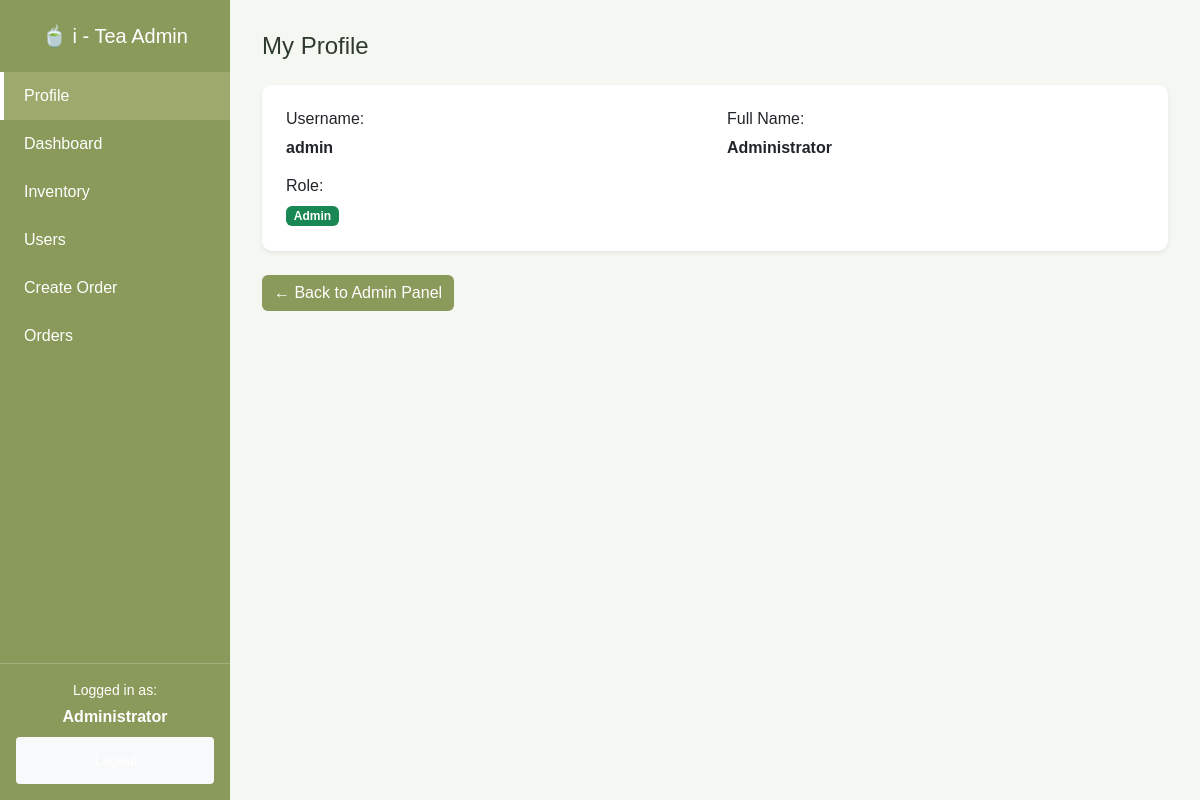
Page /public/admin/profile.php (signed in) on the committed database.
### tables this page shows
CREATE TABLE users (
  id INT AUTO_INCREMENT PRIMARY KEY,
  username VARCHAR(100) NOT NULL UNIQUE,
  password VARCHAR(255) NOT NULL,
  full_name VARCHAR(150),
  role ENUM('admin','staff') NOT NULL DEFAULT 'staff',
  created_at TIMESTAMP DEFAULT CURRENT_TIMESTAMP
);

### includes/auth.php (called while the page is built, shortened)
<?php
function current_user() {
    return $_SESSION['user'] ?? null;
}
function refresh_user_session($pdo) {
    if(isset($_SESSION['user']['id'])) {
        $stmt = $pdo->prepare("SELECT id, username, full_name, role FROM users WHERE id = ?");
        $stmt->execute([$_SESSION['user']['id']]);
    }
}

### public/admin/profile.php (the view, shortened to what this page needs)
<?php
require_once __DIR__ . '/../../includes/config.php';
require_once __DIR__ . '/../../includes/auth.php';
refresh_user_session($pdo);
$u = current_user();
?>
<!doctype html>
<html lang="en">
<head>
  <link href="https://cdn.jsdelivr.net/npm/bootstrap@5.3.2/dist/css/bootstrap.min.css" rel="stylesheet">
</head>
<body>
  <div class="sidebar">
    <div>
      <h5 class="text-center mb-4">🍵 i - Tea <?= ucfirst($u['role']) ?></h5>
      <?php if ($u['role'] === 'admin'): ?>
        <a href="profile.php" class="active">Profile</a>
        <a href="dashboard.php">Dashboard</a>
        <a href="inventory.php">Inventory</a>
        <a href="users.php">Users</a>
        <a href="ordering.php">Create Order</a>
        <a href="order.php">Orders</a>
      <?php endif; ?>
    </div>
    <div class="sidebar-footer">
      <p class="mb-1 small">Logged in as:</p>
      <strong><?= htmlspecialchars($u['full_name'] ?? $u['username']) ?></strong><br>
      <a href="/Ordering/public/logout.php" class="btn btn-light btn-sm mt-2">Logout</a>
    </div>
  </div>
  <div class="main-content">
    <h4 class="mb-4">My Profile</h4>
    <div class="card p-4 shadow-sm">
      <div class="row">
        <div class="col-md-6">
          <h6>Username:</h6>
          <p class="fw-semibold"><?= htmlspecialchars($u['username']) ?></p>
        </div>
        <div class="col-md-6">
          <h6>Full Name:</h6>
          <p class="fw-semibold"><?= htmlspecialchars($u['full_name'] ?: 'Not set') ?></p>
        </div>
        <div class="col-md-6">
          <h6>Role:</h6>
          <span class="badge <?= $u['role'] === 'admin' ? 'bg-success' : 'bg-secondary' ?>">
            <?= htmlspecialchars(ucfirst($u['role'])) ?>
          </span>
        </div>
      </div>
    </div>
    <div class="mt-3">
      <a href="<?= $u['role'] === 'admin' ? '/Ordering/public/admin/dashboard.php' : '/Ordering/public/staff/order.php' ?>" class="btn btn-sage">
        ← Back to <?= ucfirst($u['role']) ?> Panel
      </a>
    </div>
  </div>
</body>
</html>

### public/admin/profile.php (style rules this page uses)
body { font-family: 'Poppins', sans-serif; background-color: #f5f7f2; color: #2f3b2f; display: flex; height: 100vh; margin: 0; }
.sidebar { width: 230px; background-color: #8a9a5b; color: #fff; display: flex; flex-direction: column; justify-content: space-between; position: fixed; top: 0; left: 0; height: 100vh; padding-top: 1.5rem; }
.sidebar a { color: #fff; text-decoration: none; display: block; padding: 12px 20px; transition: 0.3s; border-left: 4px solid transparent; }
.sidebar a:hover, .sidebar a.active { background-color: #9cab6d; border-left: 4px solid #fff; }
.sidebar-footer { padding: 1rem; text-align: center; border-top: 1px solid rgba(255,255,255,0.2); }
.main-content { margin-left: 230px; padding: 2rem; width: 100%; }
.card { background: #fff; border: none; border-radius: 10px; box-shadow: 0 4px 10px rgba(0,0,0,0.1); margin-bottom: 1.5rem; }
.btn-sage { background-color: #8a9a5b; color: #fff; border: none; }

### rows in the picture
users: role "Admin", full_name "Administrator", username "admin"
